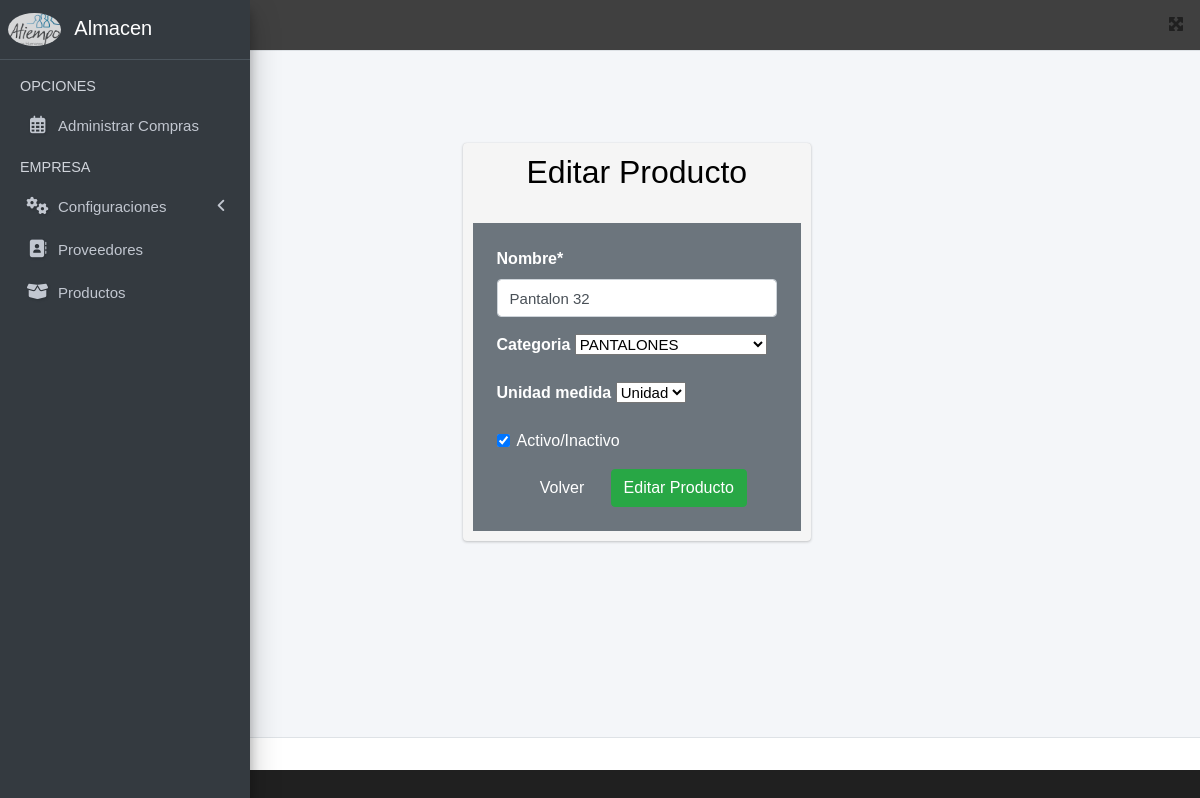
The page /modificar_producto/2/ on the database its author committed.
### applications/productos/models.py (models this page shows, shortened)
class Producto(models.Model):
    id_producto = models.AutoField(primary_key=True)
    nombre = models.CharField(max_length=255)
    categoria = models.ForeignKey(Categoria, on_delete=models.SET_NULL, null=True, blank=True)
    id_usuario = models.ForeignKey(settings.AUTH_USER_MODEL, on_delete=models.SET_NULL, null=True, blank=True, related_name='productos_creados')
    fecha_creacion = models.DateTimeField(auto_now_add=True)
    fecha_edicion = models.DateTimeField(auto_now=True)
    usuario_edita = models.ForeignKey(settings.AUTH_USER_MODEL, on_delete=models.SET_NULL, null=True, blank=True, related_name='productos_editados')
    activo = models.BooleanField(default=True, verbose_name="Activo/Inactivo")
    unidad_medida = models.CharField(max_length=100, choices=unidadMedida, null=True, blank=True )
    stock = models.IntegerField(default=0)
    costo = models.DecimalField(max_digits=10, decimal_places=2, default=0.00)
    class Meta:
        verbose_name = "Producto"
        verbose_name_plural = "Productos"
    def __init__(self, *args, **kwargs):
        super().__init__(*args, **kwargs)

class Categoria(models.Model):
    id_categoria = models.AutoField(primary_key=True)
    nombre = models.CharField(max_length=100, unique=True)  # Nombre único de la categoría
    activo = models.BooleanField(default=True, verbose_name="Activo/Inactivo")
    def __str__(self):
        return self.nombre
    class Meta:
        verbose_name = "Categoría"
        verbose_name_plural = "Categorías"

### applications/productos/views.py (the view, shortened to what this page needs)
# urls.py: path('modificar_producto/<int:id>/', views.modificar_producto, name='modificar_producto'),  # Aquí debe estar 'productos'
def modificar_producto(request, id):
    producto = get_object_or_404(Producto, id_producto=id)
    categorias_choices = [('', 'Seleccione una opción')] + CATEGORIAS
    data = {
        'form': ProductoFormEdit(instance=producto)
    }
    return render(request, 'editarProducto.html', data)

### applications/productos/forms.py
class ProductoFormEdit(forms.ModelForm):
    class Meta:
        model = Producto
        fields = ['nombre', 'categoria', 'unidad_medida', 'activo']  # Los campos que deseas permitir editar
    categoria = forms.ModelChoiceField(queryset=Categoria.objects.all(), empty_label="Seleccione una categoría", required=False)
    unidad_medida = forms.ChoiceField(choices=unidadMedida, required=False)
    def __init__(self, *args, categorias_choices=None, **kwargs):
        super().__init__(*args, **kwargs)

### templates/editarProducto.html (shortened to what this page needs)
{% extends 'layouts/base.html' %}
{% block content %}
{% load crispy_forms_tags %}
<div class="container">
  <br>
  <br>
  <div class="row">
    <div class="col-12 col-md-4 offset-md-4">
      <br>
      <div class="card">
        <div class="cadr-body">
          <h2 class="text-center">Editar Producto</h2>
          <br>
          <form method="POST" class="bg-secondary p-4">
            {{ form | crispy }}
            <div class="text-center mt-3">
              <a href="{% url 'productos' %}" class="btn btn-secondary">
                Volver
              </a>
              <button class="btn btn-success" type="submit">Editar Producto</button>
            </div>
          </form>
        </div>
      </div>
    </div>
  </div>
</div>
{% endblock  %}

### applications/ciudades/static/index/css/main.css (style rules this page uses)
p , input[type=text] , input[type=date], input[type=number], input[type=password] { font-weight: 100; font-size: 15px; }
select { font-weight: 100 !important; font-size:15px !important; }
body { font-family: Arial, Helvetica, sans-serif !important; }

### applications/ciudades/static/styles/main.css (style rules this page uses)
body { background: #202020; color: whitesmoke; }
.container { max-width: 1200px; margin: auto; padding: 20px 10px; }
.card { background: whitesmoke; padding: 10px; margin-bottom: 2px; color: black; }

### rows shown on the page
Producto: nombre "Pantalon 32", categoria "PANTALONES", unidad_medida "Unidad", activo "☑"
